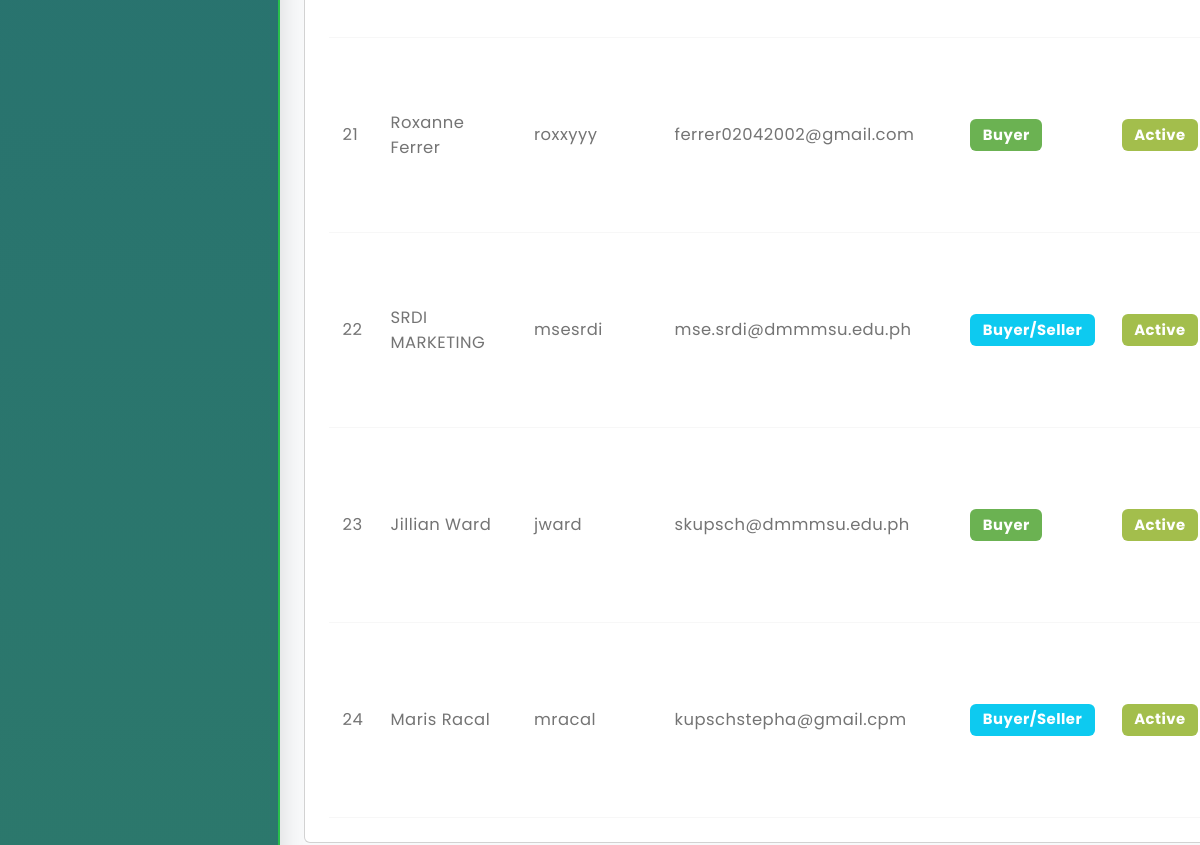
The page /admin/manageusers.php (signed in, lower part) on the database as committed earlier.
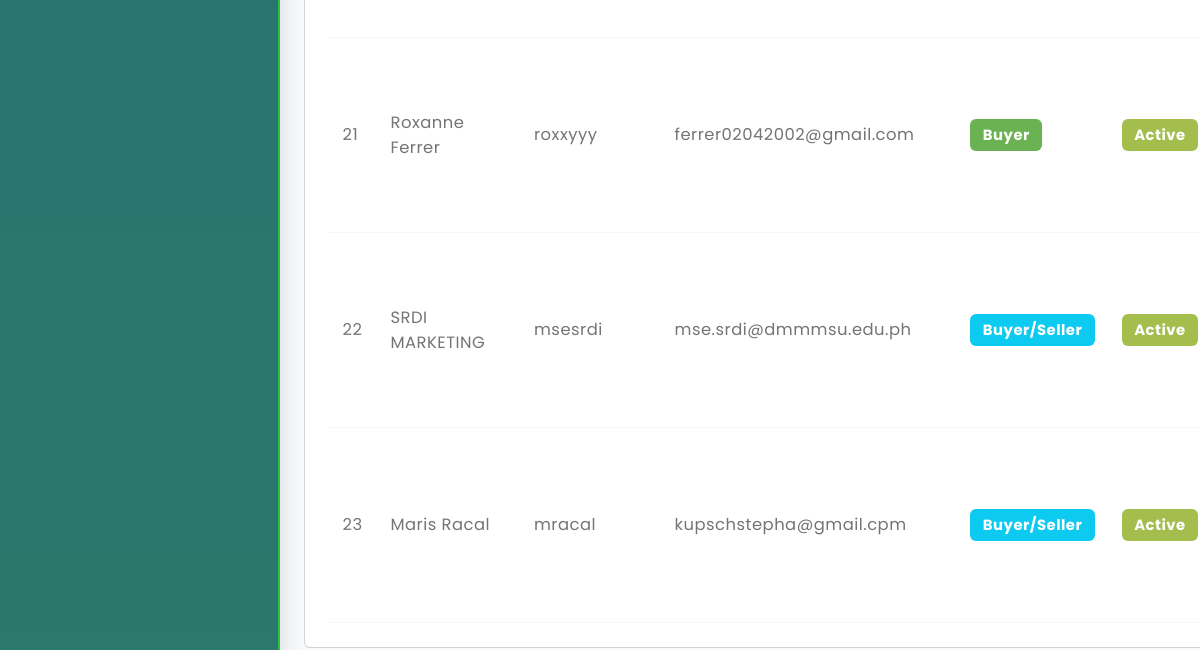
The same page on the database as committed later.
### tables this page shows
CREATE TABLE `buyers` (
  `buyer_id` int NOT NULL AUTO_INCREMENT,
  `fullname` varchar(100) NOT NULL,
  `username` varchar(50) NOT NULL,
  `phone_number` varchar(20) NOT NULL,
  `email` varchar(100) NOT NULL,
  `password` varchar(255) NOT NULL,
  `address` text,
  `documents` varchar(255) DEFAULT NULL,
  `status` enum('active','blocked') DEFAULT 'active',
  `created_at` timestamp NOT NULL DEFAULT CURRENT_TIMESTAMP,
  `updated_at` timestamp NOT NULL DEFAULT CURRENT_TIMESTAMP ON UPDATE CURRENT_TIMESTAMP,
  `last_login` datetime DEFAULT NULL,
  `ecocoins_balance` decimal(10,2) NOT NULL DEFAULT '0.00',
  `reset_token` varchar(255) DEFAULT NULL,
  `reset_token_expires` datetime DEFAULT NULL,
  `reset_required` tinyint(1) DEFAULT '0',
  `failed_attempts` int DEFAULT '0',
  `last_failed_attempt` datetime DEFAULT NULL,
  PRIMARY KEY (`buyer_id`),
  UNIQUE KEY `username` (`username`),
  UNIQUE KEY `email` (`email`)
);

### admin/manageusers.php (the view, shortened to what the changed rows need)
<?php
include 'adminheader.php';
require_once '../config/database.php';
try {
    $statusColumnExists = false;
    try {
        $stmt = $pdo->prepare("SHOW COLUMNS FROM Buyers LIKE 'status'");
        $stmt->execute();
        $statusColumnExists = $stmt->rowCount() > 0;
    } catch (PDOException $e) {
        $statusColumnExists = false;
    }
    if ($statusColumnExists) {
        $stmt = $pdo->prepare("
            SELECT buyer_id as id, fullname, username, email, phone_number, address, 'buyer' as user_type,
                   COALESCE(status, 'active') as status, created_at, NULL as business_docs
            FROM Buyers
        ");
    } else {
        $stmt = $pdo->prepare("
            SELECT buyer_id as id, fullname, username, email, phone_number, address, 'buyer' as user_type,
                   'active' as status, created_at, NULL as business_docs
            FROM Buyers
        ");
    }
    $stmt->execute();
    $buyers = $stmt->fetchAll();
    $stmt = $pdo->prepare("
        SELECT seller_id as id, fullname, username, email, phone_number, address, 'seller' as user_type,
               status, created_at, NULL as business_docs
        FROM Sellers
    ");
    $stmt->execute();
    $sellers = $stmt->fetchAll();
    $userAccounts = [];
    foreach ($buyers as $buyer) {
        $key = strtolower($buyer['email']);
        if (!isset($userAccounts[$key])) {
            $userAccounts[$key] = [
                'buyer' => $buyer,
                'seller' => null
            ];
        } else {
            $userAccounts[$key]['buyer'] = $buyer;
        }
    }
    foreach ($sellers as $seller) {
        $key = strtolower($seller['email']);
        if (!isset($userAccounts[$key])) {
            $userAccounts[$key] = [
                'buyer' => null,
                'seller' => $seller
            ];
        } else {
            $userAccounts[$key]['seller'] = $seller;
        }
    }
    $users = [];
    foreach ($userAccounts as $email => $accounts) {
        if ($accounts['buyer'] && $accounts['seller']) {
            $combinedUser = $accounts['buyer'];
            $combinedUser['user_type'] = 'buyer/seller';
            $combinedUser['buyer_id'] = $accounts['buyer']['id'];
            $combinedUser['seller_id'] = $accounts['seller']['id'];
            $combinedUser['buyer_status'] = $accounts['buyer']['status'];
            $combinedUser['seller_status'] = $accounts['seller']['status'];
            if (strtotime($accounts['buyer']['created_at']) < strtotime($accounts['seller']['created_at'])) {
                $combinedUser['created_at'] = $accounts['buyer']['created_at'];
            } else {
                $combinedUser['created_at'] = $accounts['seller']['created_at'];
            }
            $users[] = $combinedUser;
        } elseif ($accounts['buyer']) {
            $users[] = $accounts['buyer'];
        } elseif ($accounts['seller']) {
            $users[] = $accounts['seller'];
        }
    }
    usort($users, function($a, $b) {
        return strtotime($a['created_at']) - strtotime($b['created_at']);
    });
} catch (PDOException $e) {
    $users = [];
    $error_message = "Failed to load users: " . $e->getMessage();
}
?>
<div class="container users-fixed-panel" style="padding-top:40px;">
  <div class="mb-3">
  <br>
  <div class="card p-4">
    <div style="overflow-x:auto;">
    <table class="table table-hover align-middle" style="min-width:700px;">
      <tbody>
        <?php
        $i = 0;
        foreach ($users as $user):
        ?>
        <tr>
          <td><?php echo ++$i; ?></td>
          <td><?php echo htmlspecialchars($user['fullname']); ?></td>
          <td><?php echo htmlspecialchars($user['username']); ?></td>
          <td><?php echo htmlspecialchars($user['email']); ?></td>
          <td>
            <?php if ($user['user_type'] == 'buyer/seller'): ?>
              <span class="badge bg-info">Buyer/Seller</span>
            <?php else: ?>
              <span class="badge bg-<?php echo $user['user_type'] == 'buyer' ? 'primary' : 'warning'; ?>">
                <?php echo ucfirst($user['user_type']); ?>
              </span>
            <?php endif; ?>
          </td>
          <td>
            <?php if ($user['user_type'] == 'buyer/seller'): ?>
              <?php
              $buyerActive = ($user['buyer_status'] != 'blocked');
              $sellerActive = ($user['seller_status'] == 'approved' || $user['seller_status'] == 'active');
              if ($buyerActive && $sellerActive): ?>
                <span class="badge bg-success">Active</span>
              <?php elseif ($user['buyer_status'] == 'blocked'): ?>
                <span class="badge bg-danger">Blocked</span>
              <?php elseif ($user['seller_status'] == 'pending'): ?>
                <span class="badge bg-warning">Pending</span>
              <?php elseif ($user['seller_status'] == 'rejected'): ?>
                <span class="badge bg-danger">Rejected</span>
              <?php else: ?>
                <span class="badge bg-success">Active</span>
              <?php endif; ?>
            <?php elseif ($user['user_type'] == 'buyer'): ?>
              <?php if ($user['status'] == 'blocked'): ?>
                <span class="badge bg-danger">Blocked</span>
              <?php else: ?>
                <span class="badge bg-success">Active</span>
              <?php endif; ?>
            <?php endif; ?>
          </td>
        </tr>
        <?php endforeach; ?>
      </tbody>
    </table>
  </div>
</div>
</body>
</html>

Rows that differ between the two databases and show on the page:
removed buyers: fullname "Jillian Ward", username "jward", email "skupsch@dmmmsu.edu.ph", user_type "Buyer", shows "Active"
